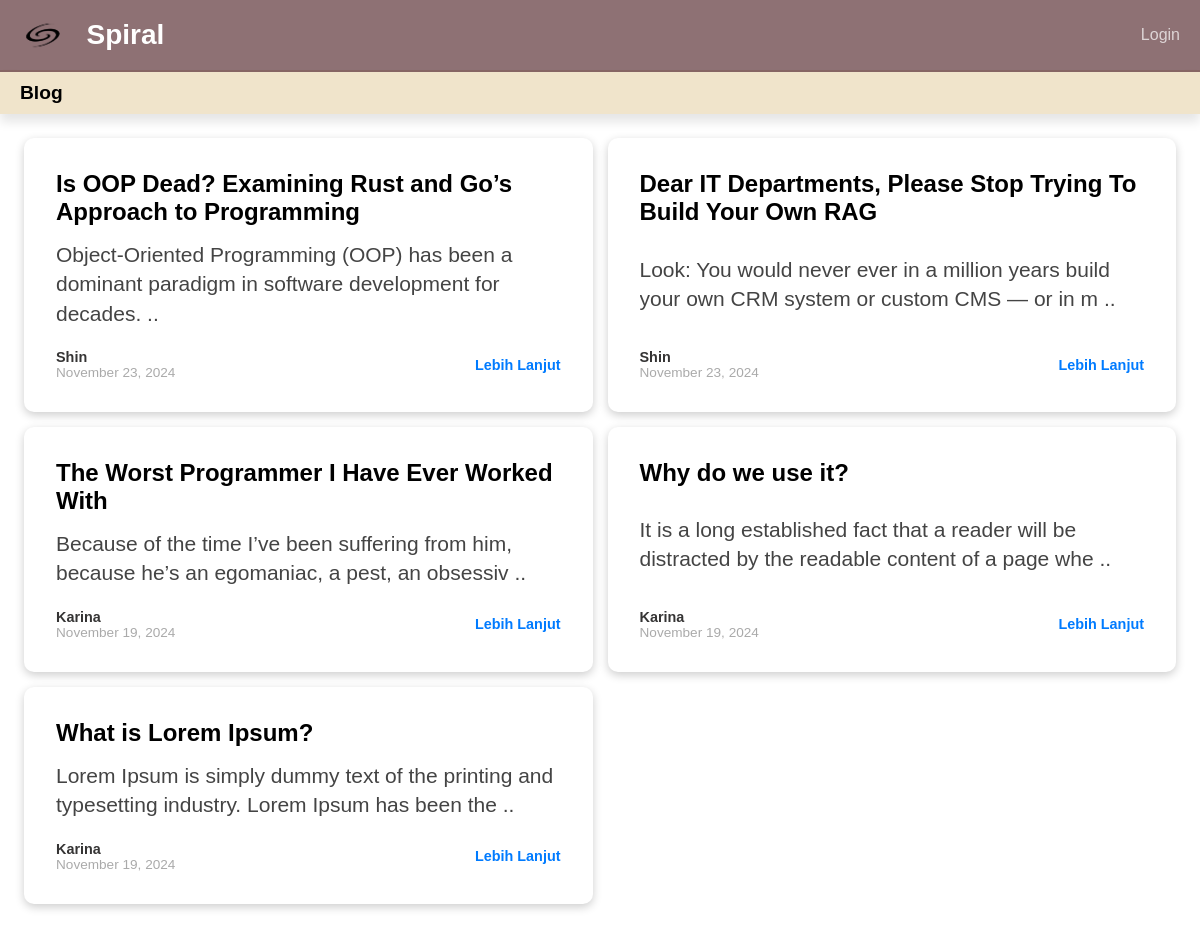
Page /Blogpage/index.php on the committed database.
### tables this page shows
CREATE TABLE `contents` (
  `id` int(11) NOT NULL,
  `judul` varchar(255) NOT NULL,
  `content` text NOT NULL,
  `author_id` int(11) NOT NULL,
  `created_at` timestamp NOT NULL DEFAULT current_timestamp()
);

CREATE TABLE `users` (
  `id` int(11) NOT NULL,
  `email` varchar(255) NOT NULL,
  `username` varchar(255) NOT NULL,
  `password` varchar(64) NOT NULL,
  `nama` varchar(255) NOT NULL,
  `role` varchar(15) NOT NULL
);

### Blogpage/content/tampilContents.php (called while the page is built)
<?php
include "../lib/connection.php";
function tampilContents(){
    global $conn;
    $query = "
        SELECT
            contents.judul,
            contents.content,
            contents.created_at,
            contents.id,
            users.nama
        FROM
            contents
        INNER JOIN
            users
        ON
            contents.author_id = users.id
        ORDER BY
            contents.created_at DESC
    ";
    $result = mysqli_query($conn, $query);
    $rows = [];
    while ($row = mysqli_fetch_assoc($result)) {
        $rows[] = $row;
    }
    return $rows;
}
?>

### Blogpage/index.php (the view, shortened to what this page needs)
<?php
include "content/tampilContents.php";
if (!isset($_SESSION["role"])) {
    $isLoggedIn = false;
} else {
    $isLoggedIn = true;
    $path = $_SESSION["role"];
    $contents = tampilContents();
}
$contents = tampilContents();
?>
<!DOCTYPE html>
<html lang="en">
  <head>
    <link rel="stylesheet" href="styles.css" />
  </head>
  <body>
    <header class="header" id="navbar">
      <div class="logo">
        <img src="/spiral/img/removebg.png" alt="Spiral Logo" class="logo-img" />
        <h1 onclick="window.location.href='/spiral/home.php'" style="cursor:pointer;">Spiral</h1>
      </div>
      <?php if (!$isLoggedIn): ?>
      <button
        class="dashboard-button hover-me"
        onclick="window.location.href='/spiral/auth/login.php'"
      >
        Login
      </button>
      <?php endif ?>
    </header>
    <nav class="navbar">
      <strong><span>Blog</span></strong>
    </nav>
    <main class="container">
      <?php foreach ($contents as $content) : ?>
        <article class="post-card">
          <h2 class="post-title"><?= $content['judul'] ?></h2>
          <p class="post-content">
          <?= substr($content['content'], 0, 100); ?> ..
          </p>
          <div class="post-footer">
            <div class="post-author">
            <?= $content['nama'] ?>
              <span class="post-date"><?= date("F j, Y", strtotime($content['created_at'])); ?></span>
            </div>
            <a href="/spiral/singlePost/index.php?id=<?= $content['id'] ?>" class="post-link">Lebih Lanjut</a>
          </div>
        </article>
        <?php endforeach ?>
    </main>
  </body>
</html>

### Blogpage/styles.css (style rules this page uses)
* { margin: 0; padding: 0; box-sizing: border-box; }
body { font-family: Admina, sans-serif; min-height: 100vh; min-height: 100dvh; }
.header { display: flex; align-items: center; background-color: #8e7174; padding: 10px 10px; color: white; }
.logo { margin-right: auto; display: flex; align-items: center; font-weight: bold; }
.logo h1 { font-size: 28px; }
.logo-img { width: 10%; height: auto; margin-right: 10px; }
.dashboard-button { background-color: transparent; border: none; color: rgba( 255, 255, 255, 0.7 ); font-size: 1rem; cursor: pointer; padding: 5px 10px; border-radius: 4px; transition: color 0.3s ease, background-color 0.3s ease; }
.navbar { background-color: #f0e4cb; padding: 10px 20px; font-size: 1.2rem; color: black; border-top: 2px solid #866564; box-shadow: 0 8px 10px rgba(0, 0, 0, 0.1); }
.container { display: grid; grid-template-columns: repeat(auto-fit, minmax(400px, 1fr)); gap: 15px; padding: min(5em, 2%); }
.post-card { background-color: white; box-shadow: 0 3px 10px rgb(0 0 0 / 0.2); border-radius: 10px; padding: 2em; display: flex; flex-direction: column; justify-content: space-between; }
.post-title { font-size: 1.5rem; font-weight: bold; padding-bottom: 1em; }
.post-content { font-size: 21px; line-height: 1.4; margin-top: -10px; color: #444; display: -webkit-box; -webkit-box-orient: vertical; overflow: hidden; text-overflow: ellipsis; padding-bottom: 1em; }
.post-footer { display: flex; justify-content: space-between; align-items: center; font-size: 0.9rem; color: #353434; }
.post-author { font-weight: bold; }
.post-date { display: block; font-weight: normal; color: #aaa; font-size: 0.85rem; }
.post-link { text-decoration: none; color: #007bff; font-weight: bold; }

### rows in the picture
contents: judul "Is OOP Dead? Examining Rust and Go’s Approach to Programming", content "Object-Oriented Programming (OOP) has been a dominant paradigm in software development for decades.", author.nama "Shin", created_at "November 23, 2024"
contents: judul "Dear IT Departments, Please Stop Trying To Build Your Own RAG", content "Look: You would never ever in a million years build your own CRM system or custom CMS — or in m", author.nama "Shin", created_at "November 23, 2024"
contents: judul "The Worst Programmer I Have Ever Worked With", content "Because of the time I’ve been suffering from him, because he’s an egomaniac, a pest, an obsessiv", author.nama "Karina", created_at "November 19, 2024"
contents: judul "Why do we use it?", content "It is a long established fact that a reader will be distracted by the readable content of a page whe", author.nama "Karina", created_at "November 19, 2024"
contents: judul "What is Lorem Ipsum?", content "Lorem Ipsum is simply dummy text of the printing and typesetting industry. Lorem Ipsum has been the", author.nama "Karina", created_at "November 19, 2024"
